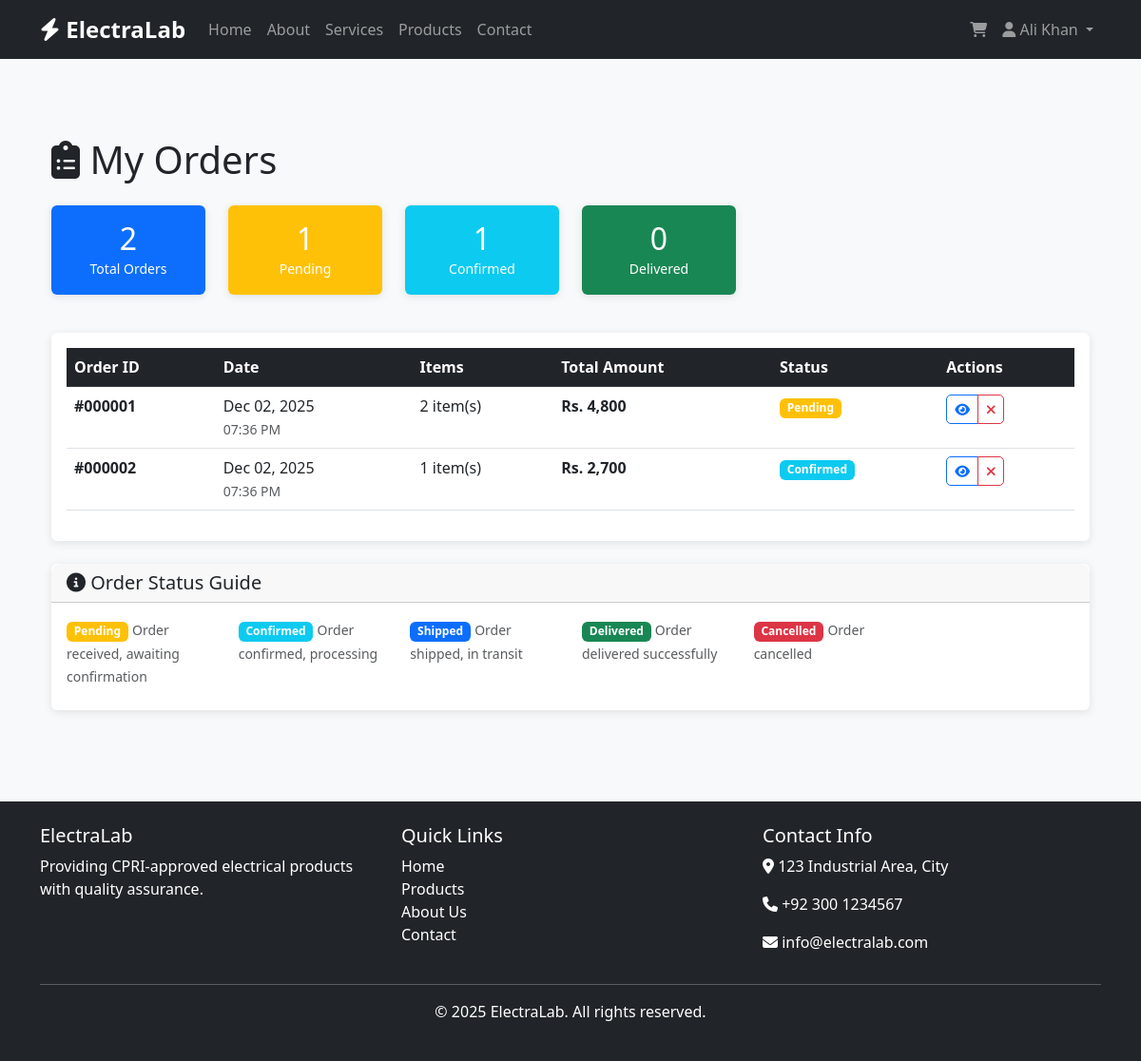
Page /frontend/my-orders.php (signed in) on the committed database.
### tables this page shows
CREATE TABLE `orders` (
  `order_id` int(11) NOT NULL,
  `customer_id` int(11) NOT NULL,
  `order_date` timestamp NOT NULL DEFAULT current_timestamp(),
  `status` enum('Pending','Confirmed','Shipped','Delivered','Cancelled') DEFAULT 'Pending'
);

### frontend/my-orders.php (the view, shortened to what this page needs)
<?php
include 'header.php';
include 'auth_check.php';
$user_id = $_SESSION['user_id'];
$orders_query = "SELECT o.order_id, o.order_date, o.status,
                        COUNT(oi.item_id) as item_count,
                        SUM(oi.quantity * oi.price) as total_amount
                 FROM orders o
                 LEFT JOIN order_items oi ON o.order_id = oi.order_id
                 WHERE o.customer_id = ?
                 GROUP BY o.order_id
                 ORDER BY o.order_date DESC";
$orders_stmt = mysqli_prepare($conn, $orders_query);
mysqli_stmt_bind_param($orders_stmt, "i", $user_id);
mysqli_stmt_execute($orders_stmt);
$orders_result = mysqli_stmt_get_result($orders_stmt);
?>
<div class="container py-5">
    <div class="row">
        <div class="col-12">
            <h1 class="mb-4"><i class="fas fa-clipboard-list"></i> My Orders</h1>
            <?php if (mysqli_num_rows($orders_result) == 0): ?>
                <div class="card">
                    <div class="card-body text-center py-5">
                        <i class="fas fa-box-open fa-4x text-muted mb-3"></i>
                        <h3>No Orders Yet</h3>
                        <p class="text-muted">You haven't placed any orders yet.</p>
                        <a href="products.php" class="btn btn-primary">Browse Products</a>
                    </div>
                </div>
            <?php else: ?>
                <div class="row mb-4">
                    <?php
                    mysqli_data_seek($orders_result, 0);
                    $status_counts = ['Total' => 0, 'Pending' => 0, 'Confirmed' => 0, 'Shipped' => 0, 'Delivered' => 0, 'Cancelled' => 0];
                    while ($order = mysqli_fetch_assoc($orders_result)) {
                        $status_counts['Total']++;
                        if (isset($status_counts[$order['status']])) {
                            $status_counts[$order['status']]++;
                        }
                    }
                    mysqli_data_seek($orders_result, 0);
                    ?>
                    <div class="col-md-2 col-6 mb-3">
                        <div class="card bg-primary text-white text-center">
                            <div class="card-body">
                                <h2 class="mb-0"><?php echo $status_counts['Total']; ?></h2>
                                <small>Total Orders</small>
                            </div>
                        </div>
                    </div>
                    <div class="col-md-2 col-6 mb-3">
                        <div class="card bg-warning text-white text-center">
                            <div class="card-body">
                                <h2 class="mb-0"><?php echo $status_counts['Pending']; ?></h2>
                                <small>Pending</small>
                            </div>
                        </div>
                    </div>
                    <div class="col-md-2 col-6 mb-3">
                        <div class="card bg-info text-white text-center">
                            <div class="card-body">
                                <h2 class="mb-0"><?php echo $status_counts['Confirmed']; ?></h2>
                                <small>Confirmed</small>
                            </div>
                        </div>
                    </div>
                    <div class="col-md-2 col-6 mb-3">
                        <div class="card bg-success text-white text-center">
                            <div class="card-body">
                                <h2 class="mb-0"><?php echo $status_counts['Delivered']; ?></h2>
                                <small>Delivered</small>
                            </div>
                        </div>
                    </div>
                </div>
                <div class="card">
                    <div class="card-body">
                        <div class="table-responsive">
                            <table class="table table-hover">
                                <thead class="table-dark">
                                    <tr>
                                        <th>Order ID</th>
                                        <th>Date</th>
                                        <th>Items</th>
                                        <th>Total Amount</th>
                                        <th>Status</th>
                                        <th>Actions</th>
                                    </tr>
                                </thead>
                                <tbody>
                                    <?php while ($order = mysqli_fetch_assoc($orders_result)):
                                        $status_color = match($order['status']) {
                                            'Pending' => 'warning',
                                            'Confirmed' => 'info',
                                            'Shipped' => 'primary',
                                            'Delivered' => 'success',
                                            'Cancelled' => 'danger',
                                            default => 'secondary'
                                        };
                                    ?>
                                        <tr>
                                            <td>
                                                <strong>#<?php echo str_pad($order['order_id'], 6, '0', STR_PAD_LEFT); ?></strong>
                                            </td>
                                            <td>
                                                <?php echo date('M d, Y', strtotime($order['order_date'])); ?><br>
                                                <small class="text-muted"><?php echo date('h:i A', strtotime($order['order_date'])); ?></small>
                                            </td>
                                            <td><?php echo $order['item_count']; ?> item(s)</td>
                                            <td>
                                                <strong>Rs. <?php echo number_format($order['total_amount'] ?? 0); ?></strong>
                                            </td>
                                            <td>
                                                <span class="badge bg-<?php echo $status_color; ?>">
                                                    <?php echo $order['status']; ?>
                                                </span>
                                            </td>
                                            <td>
                                                <div class="btn-group btn-group-sm">
                                                    <a href="order-details.php?id=<?php echo $order['order_id']; ?>"
                                                       class="btn btn-outline-primary" title="View Details">
                                                        <i class="fas fa-eye"></i>
                                                    </a>
                                                    <?php if ($order['status'] == 'Pending' || $order['status'] == 'Confirmed'): ?>
                                                    <a href="my-orders.php?cancel=<?php echo $order['order_id']; ?>"
                                                       class="btn btn-outline-danger"
                                                       onclick="return confirm('Are you sure you want to cancel order #<?php echo $order['order_id']; ?>?')"
                                                       title="Cancel Order">
                                                        <i class="fas fa-times"></i>
                                                    </a>
                                                    <?php endif; ?>
                                                </div>
                                            </td>
                                        </tr>
                                    <?php endwhile; ?>
                                </tbody>
                            </table>
                        </div>
                    </div>
                </div>
                <div class="card mt-4">
                    <div class="card-header">
                        <h5 class="mb-0"><i class="fas fa-info-circle"></i> Order Status Guide</h5>
                    </div>
                    <div class="card-body">
                        <div class="row">
                            <div class="col-md-2 col-6 mb-2">
                                <span class="badge bg-warning">Pending</span>
                                <small class="text-muted">Order received, awaiting confirmation</small>
                            </div>
                            <div class="col-md-2 col-6 mb-2">
                                <span class="badge bg-info">Confirmed</span>
                                <small class="text-muted">Order confirmed, processing</small>
                            </div>
                            <div class="col-md-2 col-6 mb-2">
                                <span class="badge bg-primary">Shipped</span>
                                <small class="text-muted">Order shipped, in transit</small>
                            </div>
                            <div class="col-md-2 col-6 mb-2">
                                <span class="badge bg-success">Delivered</span>
                                <small class="text-muted">Order delivered successfully</small>
                            </div>
                            <div class="col-md-2 col-6 mb-2">
                                <span class="badge bg-danger">Cancelled</span>
                                <small class="text-muted">Order cancelled</small>
                            </div>
                        </div>
                    </div>
                </div>
            <?php endif; ?>
        </div>
    </div>
</div>
<?php include 'footer.php'; ?>

### frontend/assets/css/style.css (style rules this page uses)
:root { --primary-color: #7fa3d8; --secondary-color: #6c757d; --success-color: #198754; --danger-color: #dc3545; --warning-color: #ffc107; --light-color: #f8f9fa; --dark-color: #212529; }
body { font-family: 'Segoe UI', Tahoma, Geneva, Verdana, sans-serif; background-color: #f8f9fa; }
.card { border: none; box-shadow: 0 2px 10px rgba(0,0,0,0.1); }
.card-header { border-radius: 10px 10px 0 0 !important; }
.btn { border-radius: 5px; font-weight: 500; }
.btn-group-sm .btn { padding: 0.25rem 0.5rem; }

### rows in the picture
orders: order_id "000001", order_date "Dec 02, 2025", order_date "07:36 PM", item_count "2", total_amount "4,800", status "Pending"
orders: order_id "000002", order_date "Dec 02, 2025", order_date "07:36 PM", item_count "1", total_amount "2,700", status "Confirmed"

### other values in the picture
$_SESSION['full_name'] "Ali Khan"
$status_counts['Total'] "2"
$status_counts['Pending'] "1"
$status_counts['Confirmed'] "1"
$status_counts['Delivered'] "0"
